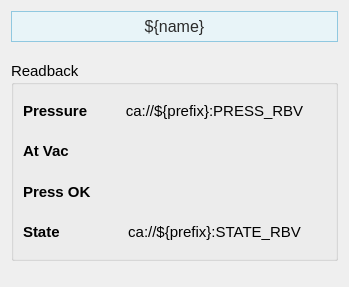
<?xml version="1.0" encoding="UTF-8"?>
<ui version="4.0">
 <class>Form</class>
 <widget class="QWidget" name="Form">
  <property name="geometry">
   <rect>
    <x>0</x>
    <y>0</y>
    <width>349</width>
    <height>287</height>
   </rect>
  </property>
  <property name="sizePolicy">
   <sizepolicy hsizetype="Preferred" vsizetype="Preferred">
    <horstretch>0</horstretch>
    <verstretch>0</verstretch>
   </sizepolicy>
  </property>
  <property name="windowTitle">
   <string>Form</string>
  </property>
  <layout class="QVBoxLayout" name="verticalLayout_7">
   <item>
    <widget class="PyDMLabel" name="PyDMLabel_11">
     <property name="maximumSize">
      <size>
       <width>16777215</width>
       <height>40</height>
      </size>
     </property>
     <property name="font">
      <font>
       <pointsize>12</pointsize>
      </font>
     </property>
     <property name="toolTip">
      <string/>
     </property>
     <property name="styleSheet">
      <string notr="true">    background-color: #e8f4f8;

    border: 1px solid #90c8e0;

    padding: 5px;

    color: rgb(43, 43, 43);</string>
     </property>
     <property name="text">
      <string>${name}</string>
     </property>
     <property name="alignment">
      <set>Qt::AlignCenter</set>
     </property>
    </widget>
   </item>
   <item>
    <spacer name="verticalSpacer_2">
     <property name="orientation">
      <enum>Qt::Vertical</enum>
     </property>
     <property name="sizeType">
      <enum>QSizePolicy::Fixed</enum>
     </property>
     <property name="sizeHint" stdset="0">
      <size>
       <width>20</width>
       <height>13</height>
      </size>
     </property>
    </spacer>
   </item>
   <item>
    <widget class="QGroupBox" name="groupBox">
     <property name="sizePolicy">
      <sizepolicy hsizetype="Preferred" vsizetype="Fixed">
       <horstretch>0</horstretch>
       <verstretch>0</verstretch>
      </sizepolicy>
     </property>
     <property name="minimumSize">
      <size>
       <width>0</width>
       <height>200</height>
      </size>
     </property>
     <property name="font">
      <font>
       <pointsize>11</pointsize>
      </font>
     </property>
     <property name="title">
      <string>Readback</string>
     </property>
     <layout class="QVBoxLayout" name="verticalLayout_14">
      <item>
       <layout class="QHBoxLayout" name="horizontalLayout_4" stretch="1,3">
        <item>
         <layout class="QVBoxLayout" name="verticalLayout">
          <item>
           <widget class="QLabel" name="interlock_ok_label">
            <property name="font">
             <font>
              <pointsize>11</pointsize>
             </font>
            </property>
            <property name="styleSheet">
             <string/>
            </property>
            <property name="text">
             <string>&lt;html&gt;&lt;head/&gt;&lt;body&gt;&lt;p&gt;&lt;span style=&quot; font-weight:600;&quot;&gt;Pressure&lt;/span&gt;&lt;/p&gt;&lt;/body&gt;&lt;/html&gt;</string>
            </property>
           </widget>
          </item>
          <item>
           <widget class="QLabel" name="interlock_ok_label_2">
            <property name="font">
             <font>
              <pointsize>11</pointsize>
             </font>
            </property>
            <property name="styleSheet">
             <string/>
            </property>
            <property name="text">
             <string>&lt;html&gt;&lt;head/&gt;&lt;body&gt;&lt;p&gt;&lt;span style=&quot; font-weight:600;&quot;&gt;At Vac&lt;/span&gt;&lt;/p&gt;&lt;/body&gt;&lt;/html&gt;</string>
            </property>
           </widget>
          </item>
          <item>
           <widget class="QLabel" name="interlock_ok_label_4">
            <property name="font">
             <font>
              <pointsize>11</pointsize>
             </font>
            </property>
            <property name="styleSheet">
             <string/>
            </property>
            <property name="text">
             <string>&lt;html&gt;&lt;head/&gt;&lt;body&gt;&lt;p&gt;&lt;span style=&quot; font-weight:600;&quot;&gt;Press OK&lt;/span&gt;&lt;/p&gt;&lt;/body&gt;&lt;/html&gt;</string>
            </property>
           </widget>
          </item>
          <item>
           <widget class="QLabel" name="interlock_ok_label_5">
            <property name="font">
             <font>
              <pointsize>11</pointsize>
             </font>
            </property>
            <property name="styleSheet">
             <string/>
            </property>
            <property name="text">
             <string>&lt;html&gt;&lt;head/&gt;&lt;body&gt;&lt;p&gt;&lt;span style=&quot; font-weight:600;&quot;&gt;State&lt;/span&gt;&lt;/p&gt;&lt;/body&gt;&lt;/html&gt;</string>
            </property>
           </widget>
          </item>
         </layout>
        </item>
        <item>
         <layout class="QVBoxLayout" name="verticalLayout_4">
          <item>
           <widget class="PyDMLabel" name="PyDMLabel">
            <property name="toolTip">
             <string/>
            </property>
            <property name="text">
             <string>ca://${prefix}:PRESS_RBV</string>
            </property>
            <property name="alignment">
             <set>Qt::AlignCenter</set>
            </property>
            <property name="showUnits">
             <bool>true</bool>
            </property>
            <property name="channel">
             <string>ca://${prefix}:PRESS_RBV</string>
            </property>
            <property name="displayFormat">
             <enum>PyDMLabel::Exponential</enum>
            </property>
           </widget>
          </item>
          <item>
           <widget class="PyDMByteIndicator" name="PyDMByteIndicator_3">
            <property name="toolTip">
             <string/>
            </property>
            <property name="channel">
             <string>ca://${prefix}:AT_VAC_RBV</string>
            </property>
            <property name="showLabels">
             <bool>false</bool>
            </property>
            <property name="circles">
             <bool>true</bool>
            </property>
           </widget>
          </item>
          <item>
           <widget class="PyDMByteIndicator" name="PyDMByteIndicator_5">
            <property name="toolTip">
             <string/>
            </property>
            <property name="channel">
             <string>ca://${prefix}:PRESS_OK_RBV</string>
            </property>
            <property name="showLabels">
             <bool>false</bool>
            </property>
            <property name="circles">
             <bool>true</bool>
            </property>
           </widget>
          </item>
          <item>
           <widget class="PyDMLabel" name="PyDMLabel_2">
            <property name="toolTip">
             <string/>
            </property>
            <property name="text">
             <string>ca://${prefix}:STATE_RBV</string>
            </property>
            <property name="alignment">
             <set>Qt::AlignCenter</set>
            </property>
            <property name="channel">
             <string>ca://${prefix}:STATE_RBV</string>
            </property>
           </widget>
          </item>
         </layout>
        </item>
       </layout>
      </item>
     </layout>
    </widget>
   </item>
   <item>
    <spacer name="verticalSpacer">
     <property name="orientation">
      <enum>Qt::Vertical</enum>
     </property>
     <property name="sizeHint" stdset="0">
      <size>
       <width>20</width>
       <height>89</height>
      </size>
     </property>
    </spacer>
   </item>
  </layout>
 </widget>
 <customwidgets>
  <customwidget>
   <class>PyDMByteIndicator</class>
   <extends>QWidget</extends>
   <header>pydm.widgets.byte</header>
  </customwidget>
  <customwidget>
   <class>PyDMLabel</class>
   <extends>QLabel</extends>
   <header>pydm.widgets.label</header>
  </customwidget>
 </customwidgets>
 <resources/>
 <connections/>
</ui>
